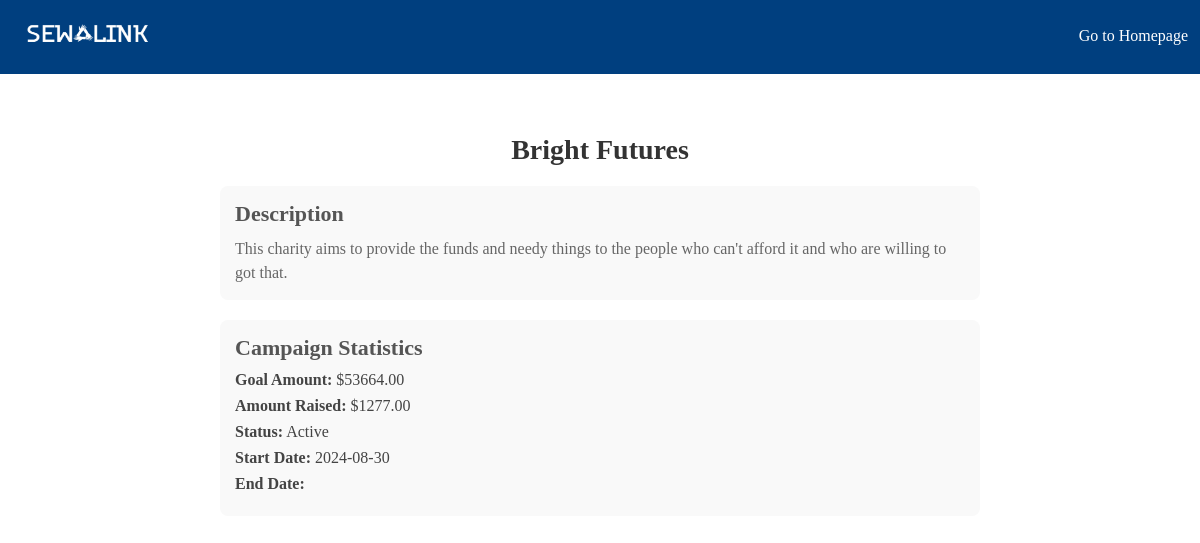
The page /campaign_learn_more/1/ on the database as committed earlier.
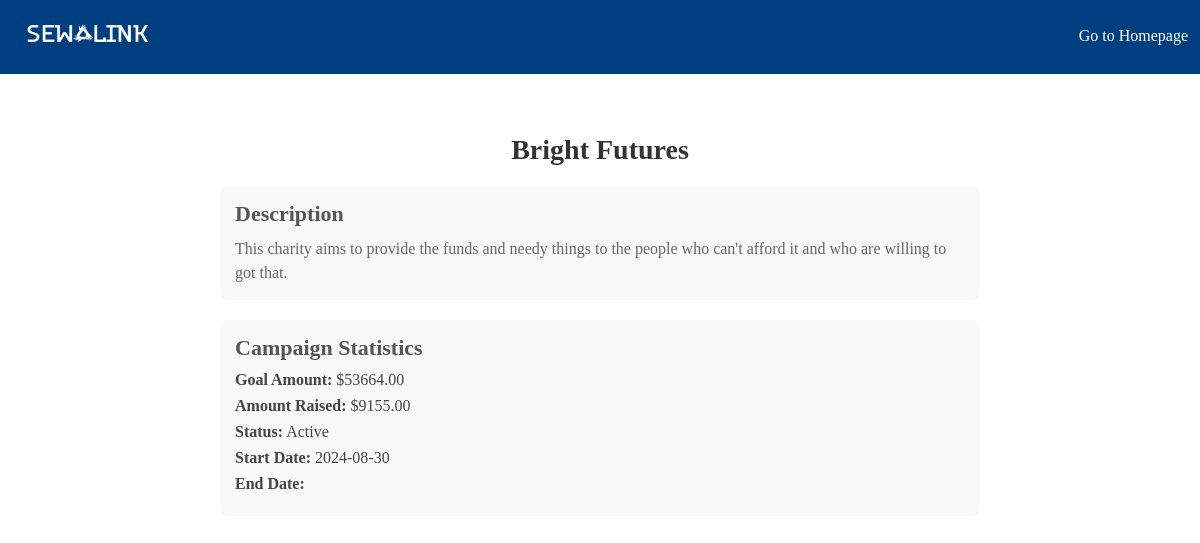
The same page on the database as committed later.
### donor_management/models.py (models this page shows, shortened)
class Campaign(models.Model):
    STATUS_CHOICES = [
        ('active', 'Active'),
        ('completed', 'Completed'),
        ('inactive', 'Inactive'),
    ]
    title = models.CharField(max_length=200)
    description = models.TextField()
    goal_amount = models.DecimalField(max_digits=10, decimal_places=2)
    amount_raised = models.DecimalField(max_digits=10, decimal_places=2, default=0.00)
    start_date = models.DateTimeField(null=True, blank=True)
    end_date = models.DateField(null=True, blank=True)
    status = models.CharField(max_length=10, choices=STATUS_CHOICES, default='active')
    created_by = models.ForeignKey(User, on_delete=models.CASCADE)
    created_at = models.DateTimeField(auto_now_add=True)

### Charity_Project/views.py (the view)
# urls.py: path('campaign_learn_more/<int:campaign_id>/', campaign_learn_more, name='campaign_learn_more'),
def campaign_learn_more(request, campaign_id):
    campaign = get_object_or_404(Campaign, id=campaign_id)
    return render(request, 'campaign/learn_more.html', {'campaign': campaign})

### Charity_Project/templates/campaign/learn_more.html (shortened to what this page needs)
{% include 'navbar.html' %}
{% block content %}
<div class="campaign-details-container">
    <h1>{{ campaign.title }}</h1>
    <div class="campaign-details-content">
        <div class="campaign-description">
            <h2>Description</h2>
            <p>{{ campaign.description }}</p>
        </div>
        <div class="campaign-stats">
            <h2>Campaign Statistics</h2>
            <ul>
                <li><strong>Goal Amount:</strong> ${{ campaign.goal_amount|floatformat:2 }}</li>
                <li><strong>Amount Raised:</strong> ${{ campaign.amount_raised|floatformat:2 }}</li>
                <li><strong>Status:</strong> {{ campaign.get_status_display }}</li>
                <li><strong>Start Date:</strong> {{ campaign.start_date|date:"Y-m-d" }}</li>
                <li><strong>End Date:</strong> {{ campaign.end_date|date:"Y-m-d" }}</li>
            </ul>
        </div>
    </div>
</div>
{% endblock %}

Rows that differ between the two databases and show on the page:
changed Campaign "Bright Futures": amount_raised "1277.00" → "9155.00"
